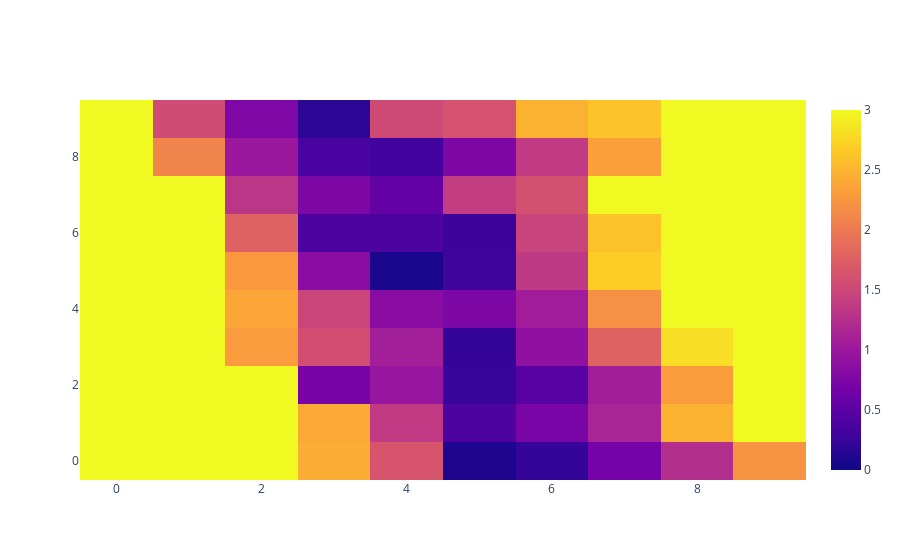
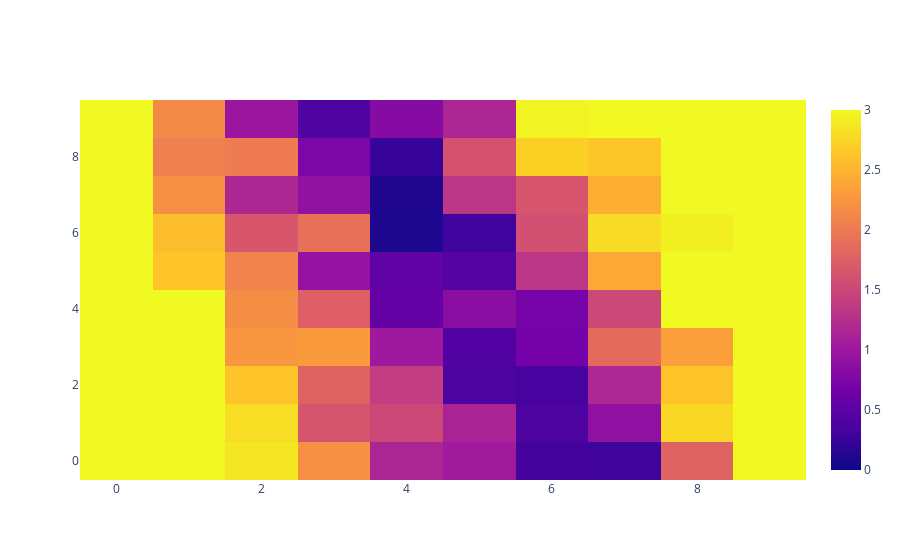
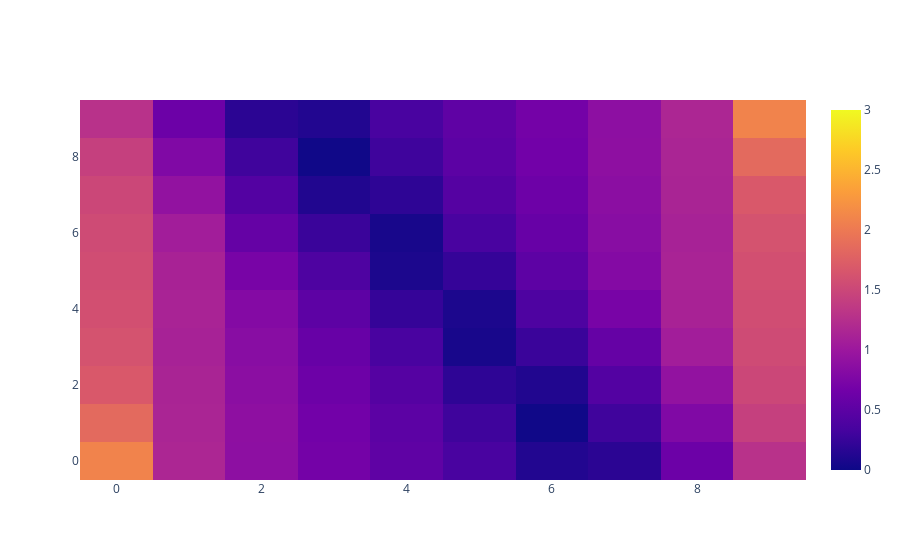
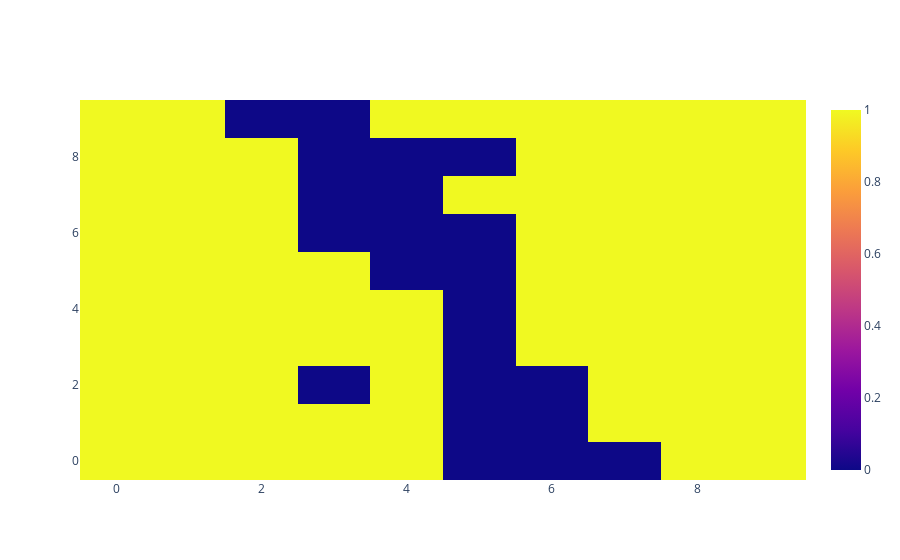

Notebook code for these charts, in order:
### Code cell
conv_thresh = .8
zmin = 0.
zmax = 3.

baseline_plot = True
adversarial_plot = True
lqr_plot = True

if baseline_plot:
    print("Baseline")
    fig = go.Figure()
    fig.add_trace(go.Heatmap(
        z = bench_baseline.detach().numpy(),
        zmin = zmin,
        zmax = zmax,
        ))
    fig.show()

if adversarial_plot:
    print("Adversarial")
    fig = go.Figure()
    fig.add_trace(go.Heatmap(
        z = bench_adv.detach().numpy(),
        zmin = zmin,
        zmax = zmax,
        ))
    fig.show()

if lqr_plot:
    print("LQR")
    fig = go.Figure()
    fig.add_trace(go.Heatmap(
        z = bench_lqr.detach().numpy(),
        zmin = zmin,
        zmax = zmax,
        ))
    fig.show()

if baseline_plot:
    print("Baseline")
    fig = go.Figure()
    fig.add_trace(go.Heatmap(
        z = torch.Tensor(bench_baseline.detach().numpy() > conv_thresh).type(vf.dtype),
        ))
    fig.show()

if adversarial_plot:
    print("Adversarial")
    fig = go.Figure()
    fig.add_trace(go.Heatmap(
        z = torch.Tensor(bench_adv.detach().numpy() > conv_thresh).type(vf.dtype),
        ))
    fig.show()

if lqr_plot:
    print("LQR")
    fig = go.Figure()
    fig.add_trace(go.Heatmap(
        z = torch.Tensor(bench_lqr.detach().numpy() > conv_thresh).type(vf.dtype),
        ))
    fig.show()

### Figure 1 — Plotly figure (JSON) as saved in the notebook; plotly's stock layout.template omitted (floating-point values rounded to 4 significant figures)
{"data": [{"type": "heatmap", "z": [[7.638, 5.296, 3.651, 2.442, 1.65, 0.1047, 0.2367, 0.6984, 1.243, 2.241], [6.814, 4.383, 4.035, 2.414, 1.37, 0.393, 0.7257, 1.135, 2.479, 3.49], [7.46, 4.453, 3.126, 0.7171, 0.963, 0.2583, 0.4666, 1.06, 2.308, 3.982], [6.866, 4.864, 2.299, 1.576, 1.074, 0.2309, 0.9015, 1.778, 2.806, 4.239], [5.859, 4.457, 2.382, 1.48, 0.8453, 0.7564, 1.048, 2.204, 3.369, 5.481], [5.246, 3.698, 2.275, 0.8458, 0.08259, 0.2951, 1.362, 2.688, 3.31, 5.624], [5.512, 3.59, 1.761, 0.3785, 0.3781, 0.2743, 1.467, 2.608, 4.039, 5.173], [5.144, 3.098, 1.323, 0.757, 0.5669, 1.389, 1.602, 3.118, 3.91, 5.421], [4.382, 2.085, 0.9958, 0.3621, 0.304, 0.7559, 1.375, 2.334, 4.118, 5.456], [3.927, 1.558, 0.7592, 0.174, 1.533, 1.628, 2.481, 2.619, 3.806, 6.272]], "zmax": 3, "zmin": 0}], "layout": {}}

### Figure 2 — Plotly figure (JSON) as saved in the notebook; plotly's stock layout.template omitted (floating-point values rounded to 4 significant figures)
{"data": [{"type": "heatmap", "z": [[6.274, 4.04, 2.866, 2.205, 1.158, 1.041, 0.3258, 0.2925, 1.781, 3.338], [6.803, 3.596, 2.81, 1.632, 1.5, 1.13, 0.3796, 0.8976, 2.765, 3.415], [5.362, 3.978, 2.618, 1.779, 1.397, 0.3839, 0.3386, 1.173, 2.616, 4.801], [5.066, 3.312, 2.259, 2.297, 1.02, 0.428, 0.6796, 1.852, 2.329, 4.706], [4.406, 3.713, 2.181, 1.749, 0.565, 0.8621, 0.7016, 1.513, 3.735, 4.169], [5.201, 2.626, 2.088, 0.9446, 0.5414, 0.4412, 1.321, 2.403, 4.112, 5.627], [4.15, 2.563, 1.657, 1.91, 0.09171, 0.3041, 1.596, 2.788, 2.933, 5.922], [4.345, 2.196, 1.161, 0.9196, 0.105, 1.321, 1.643, 2.461, 4.553, 5.612], [3.247, 2.058, 2.017, 0.7423, 0.2483, 1.617, 2.706, 2.635, 4.086, 6.219], [3.691, 2.15, 0.9839, 0.4033, 0.8203, 1.149, 2.966, 3.518, 3.918, 7.906]], "zmax": 3, "zmin": 0}], "layout": {}}

### Figure 3 — Plotly figure (JSON) as saved in the notebook; plotly's stock layout.template omitted (floating-point values rounded to 4 significant figures)
{"data": [{"type": "heatmap", "z": [[2.09, 1.158, 0.8797, 0.6862, 0.5264, 0.3588, 0.1201, 0.173, 0.6176, 1.28], [1.849, 1.144, 0.8856, 0.6702, 0.5035, 0.2935, 0.01528, 0.2978, 0.7811, 1.429], [1.679, 1.134, 0.8671, 0.6273, 0.4492, 0.1934, 0.1167, 0.4289, 0.9219, 1.504], [1.623, 1.114, 0.8444, 0.5857, 0.3587, 0.062, 0.2605, 0.5673, 1.06, 1.54], [1.587, 1.129, 0.8074, 0.5089, 0.2342, 0.08736, 0.3972, 0.718, 1.119, 1.563], [1.563, 1.119, 0.718, 0.3972, 0.08736, 0.2342, 0.5089, 0.8074, 1.129, 1.587], [1.54, 1.06, 0.5673, 0.2605, 0.062, 0.3587, 0.5857, 0.8444, 1.114, 1.623], [1.504, 0.9219, 0.4289, 0.1167, 0.1934, 0.4492, 0.6273, 0.8671, 1.134, 1.679], [1.429, 0.7811, 0.2978, 0.01528, 0.2935, 0.5035, 0.6702, 0.8856, 1.144, 1.849], [1.28, 0.6176, 0.173, 0.1201, 0.3588, 0.5264, 0.6862, 0.8797, 1.158, 2.09]], "zmax": 3, "zmin": 0}], "layout": {}}

### Figure 4 — Plotly figure (JSON) as saved in the notebook; plotly's stock layout.template omitted (floating-point values rounded to 4 significant figures)
{"data": [{"type": "heatmap", "z": [[1, 1, 1, 1, 1, 0, 0, 0, 1, 1], [1, 1, 1, 1, 1, 0, 0, 1, 1, 1], [1, 1, 1, 0, 1, 0, 0, 1, 1, 1], [1, 1, 1, 1, 1, 0, 1, 1, 1, 1], [1, 1, 1, 1, 1, 0, 1, 1, 1, 1], [1, 1, 1, 1, 0, 0, 1, 1, 1, 1], [1, 1, 1, 0, 0, 0, 1, 1, 1, 1], [1, 1, 1, 0, 0, 1, 1, 1, 1, 1], [1, 1, 1, 0, 0, 0, 1, 1, 1, 1], [1, 1, 0, 0, 1, 1, 1, 1, 1, 1]]}], "layout": {}}
